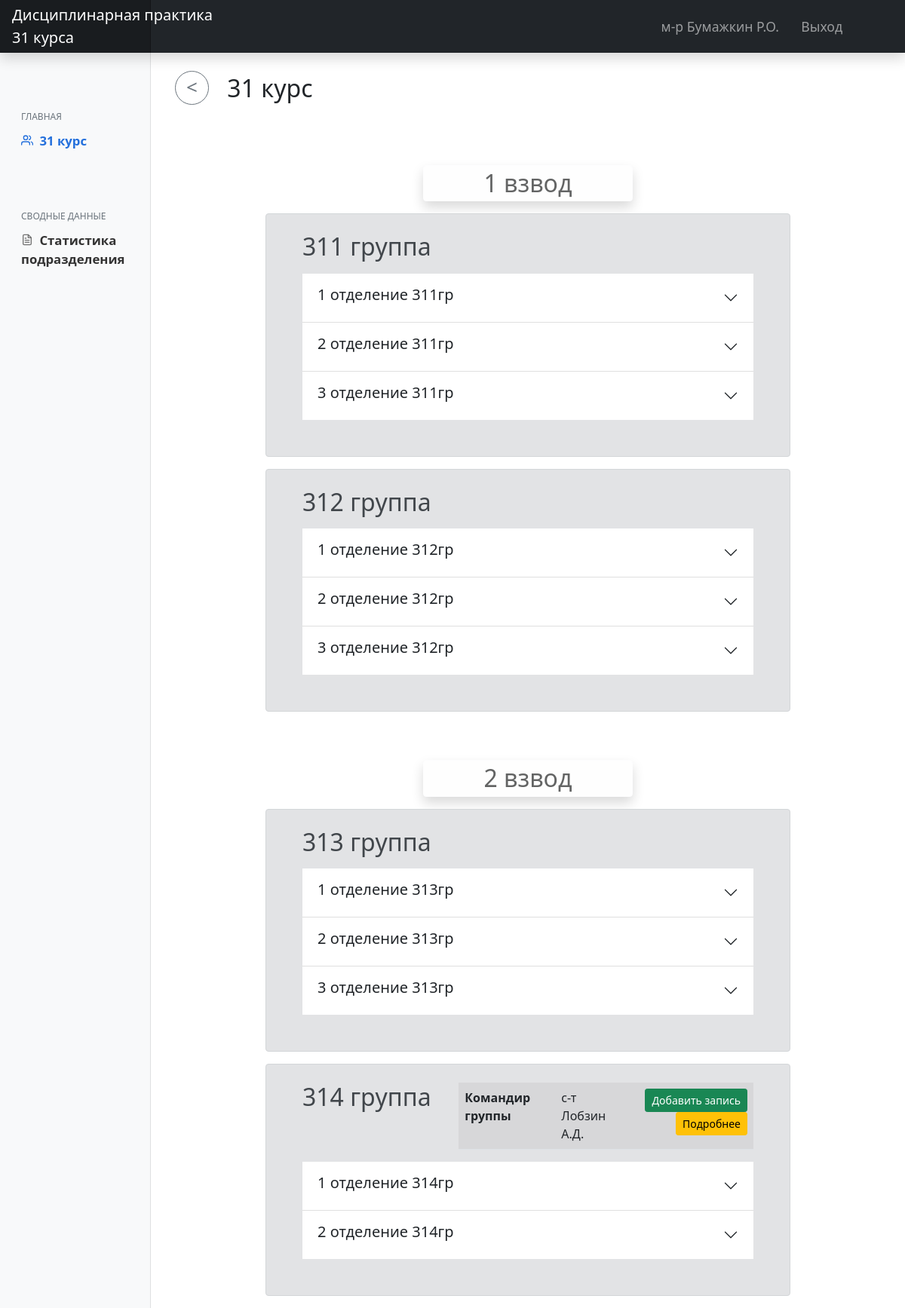
The app's page /group_content/ (signed in) with its own data.
### main/models.py (models this page shows, shortened)
class CustomUser(AbstractUser):
    LS = 1
    KO = 2
    KG = 3
    KOF = 4
    ST = 5
    NK = 6
    ROLE_CHOICES = (
        (LS, 'Курсант'),
        (KO, 'Командир отделения'),
        (KG, 'Командир группы'),
        (KOF, 'Курсовой офицер'),
        (ST, 'Старшина курса'),
        (NK, 'Начальник курса')
    )
    RANG_CHOICES = (
        ('ряд.', 'Рядовой'),
        ('мл.с-т', 'Мл.Сержант'),
        ('с-т', 'Сержант'),
        ('ст.с-т', 'Ст.Сержант'),
        ('пр-к', 'Прапорщик'),
        ('ст.пр-к', 'Ст.Прапорщик'),
        ('л-т', 'Лейтенант'),
        ('ст.л-т', 'Ст.Лейтенант'),
        ('к-н', 'Капитан'),
        ('м-р', 'Майор'),
        ('п/п-к', 'Подполковник'),
        ('п-к', 'Полковник')
    )
    role = models.PositiveSmallIntegerField('Должность', choices=ROLE_CHOICES, blank=True, null=True)
    first_name = models.CharField('Имя', max_length=50, blank=True, null=True)
    last_name = models.CharField('Фамилия', max_length=50, blank=True, null=True)
    surname = models.CharField('Отчество', max_length=50, blank=True, null=True)
    rang = models.CharField('Воинское звание', choices=RANG_CHOICES, max_length=50, blank=True, null=True)
    category = TreeForeignKey('Category', on_delete=models.PROTECT, related_name='staff', verbose_name='Подразделение',
                              blank=True, null=True)
    slug = models.SlugField(max_length=255, help_text='Заполняется автоматически!', db_index=True, blank=True)
    def get_FIO(self):
        if self.last_name:
            return str(self.rang) + ' ' + str(self.last_name) + ' ' + str(self.first_name[0].upper()) + '.' + str(
                self.surname[0].upper()) + '.'
        else:
            return "'unknown'"

class Category(MPTTModel):
    COURSE_TYPE = "course"
    PLATOON_TYPE = "platoon"
    GROUP_TYPE = "group"
    UNIT_TYPE = "unit"
    type_choices = [
        (COURSE_TYPE, "Курс"),
        (PLATOON_TYPE, "Взвод"),
        (GROUP_TYPE, "Группа"),
        (UNIT_TYPE, "Отделение"),
    ]
    title = models.CharField(max_length=50, unique=True, verbose_name='Название позразделения')
    type = models.CharField(choices=type_choices, max_length=25, verbose_name="Тип категории")
    parent = TreeForeignKey('self', on_delete=models.PROTECT, null=True, blank=True, related_name='children',
                            db_index=True, verbose_name='Родительская категория')
    slug = models.SlugField()
    class MPTTMeta:
        order_insertion_by = ['title']
    class Meta:
        unique_together = [['parent', 'slug']]
        verbose_name = 'Категория'
        verbose_name_plural = 'Категории'
    def __str__(self):
        return self.title

### main/views.py (the view)
# urls.py: path('group_content/', GroupsContentView.as_view(), name='view_group_content'),
class GroupsContentView(LoginRequiredMixin, UserPassesTestMixin, ListView):
    def test_func(self):
        return self.request.user.role > CustomUser.LS
    model = CustomUser
    context_object_name = 'cadets'
    template_name = 'main/content_groups.html'
    def get_queryset(self):
        login_user = self.request.user
        main_node = self.request.user.category
        if main_node.is_leaf_node():
            cadets = main_node.staff.exclude(slug=login_user.slug)
        else:
            cadets = CustomUser.objects.none()
            nodes = main_node.get_descendants()
            for node in nodes:
                cadets = cadets | node.staff.all()
        return cadets.order_by('last_name')
    def get_context_data(self, **kwargs):
        context = super().get_context_data(**kwargs)
        context["main_node"] = self.request.user.category
        return context

### main/templates/main/content_groups.html (shortened to what this page needs)
{% extends 'main/layout.html' %}
{% load static %}
{% block content %}
    <h2 class="mt-4 ms-2"><a onclick="history.back();">
        <button class="btn btn-outline-secondary btn-circle btn-sm mb-2 me-3"><</button>
    </a>{{ main_node }}</h2>
    <div class="container mt-4">
        <div class="row justify-content-center">
            {% if main_node.is_leaf_node %}
                <div class="alert alert-secondary px-5 pb-0 pt-4 justify-content-center w-75">
                <div class="col mb-4">
                    <div class="card">
                        <div class="card-header h5">
                            {{ main_node }}
                        </div>
                        <div class="card-body">
                            <table class="table table-striped ">
                                <tbody>
                                {% for cadet in cadets %}
                                    <tr>
                                        <th scope="row">{{ forloop.counter }}</th>
                                        <td>{{ cadet.get_FIO }}</td>
                                        <td class="text-end">
                                            <a class="btn btn-sm btn-success" href="{% url 'create_note' slug=cadet.slug %}">Добавить запись</a>
                                            <a class="btn btn-sm btn-warning" href="{% url 'view_user_notes' slug=cadet.slug %}">Подробнее</a>
                                        </td>
                                    </tr>
                                {% endfor %}
                                </tbody>
                            </table>
                        </div>
                    </div>
                </div>
                </div>
            {% else %}
                {% for platoon_node in main_node.get_children %}
                    {% with forloop.counter as one %}
                    <div class="row justify-content-center">
                        <div class="col-4">
                            <h2 class="alert alert-light text-black mb-3 py-1 mt-5 text-center shadow">{{ platoon_node }}</h2>
                        </div>
                    </div>
                    {% for child_node in platoon_node.get_children %}
                        {% with forloop.counter as two %}
                        <div class="alert alert-secondary px-5 pb-0 pt-4 justify-content-center w-75">
                            <div class="row row-cols-2 justify-content-between">
                                <div class="col-4">
                                    <h2 class="alert-heading mb-3">{{ child_node }}</h2>
                                </div>
                                <div class="col-8">
                                    <table class="table table-striped ">
                                        <tbody>
                                        {% for kg in child_node.staff.all %}
                                            <tr>
                                                <th scope="row">Командир группы</th>
                                                <td>{{ kg.get_FIO }}</td>
                                                <td class="text-end">
                                                    <a class="btn btn-sm btn-success" href="{% url 'create_note' slug=kg.slug %}">Добавить запись</a>
                                                    <a class="btn btn-sm btn-warning"
                                                       href="{% url 'view_user_notes' slug=kg.slug %}">Подробнее</a>
                                                </td>
                                            </tr>
                                        {% endfor %}
                                        </tbody>
                                    </table>
                                </div>
                            </div>
                            <div class="accordion accordion-flush mb-5" id="accordionFlushExample">
                                {% for node in child_node.get_children %}
                                    <div class="accordion-item">
                                        <h2 class="accordion-header" id="heading{{ one }}{{ two }}{{ forloop.counter }}">
                                            <button class="accordion-button collapsed" type="button" data-bs-toggle="collapse"
                                                    data-bs-target="#flush-collapse{{ one }}{{ two }}{{ forloop.counter }}" aria-expanded="false"
                                                    aria-controls="flush-collapse{{ one }}{{ two }}{{ forloop.counter }}">
                                                <h5>
                                                    {{ node }}
                                                </h5>
                                            </button>
                                        </h2>
                                    </div>
                                {% endfor %}
                            </div>
                        </div>
                    {% endwith %}
                    {% endfor %}
                {% endwith %}
                {% endfor %}
            {% endif %}
    </div>
{% endblock %}

### main/templates/main/layout.html (shortened to what this page needs)
{% load static %}
<!DOCTYPE html>
<html lang="ru">
<head>
    <link rel="stylesheet" href="{% static 'main/css/main.css' %}">
    <link rel="stylesheet" href="{% static 'main/css/bootstrap.min.css' %}">
    <link href="{% static 'main/js/main.js' %}" rel="stylesheet">
  </head>
  <body>
  <header class="navbar navbar-dark sticky-top bg-dark flex-md-nowrap p-0 shadow">
      <a href="{% url 'home' %}" class="navbar-brand col-md-3 col-lg-2 me-0 px-3 text-start">Дисциплинарная практика<br>31 курса</a>
      <div class="navbar-nav">
          <div class="row row-cols-2 mx-2 gx-5">
              <div class="nav-item text-nowrap">
                  <a class="nav-link nav-el">{{ request.user.get_FIO }}</a>
              </div>
              <div class="nav-item text-nowrap">
                  <a class="nav-link nav-el px-3" href="{% url 'logout' %}">Выход</a>
              </div>
          </div>
      </div>
  </header>
  <div class="container-fluid">
      <div class="row">
          <nav id="sidebarMenu" class="col-md-3 col-lg-2 d-md-block bg-light sidebar collapse">
              <div class="position-sticky pt-5">
                  <h6 class="sidebar-heading d-flex justify-content-between align-items-center px-3 mb-1 text-muted">
                      Главная</h6>
                  <ul class="nav flex-column">
                      {% if request.user.role > 1 %}
                      <li class="nav-item">
                          <a class="nav-link active" aria-current="page" href="{% url 'view_group_content' %}">
                              <span data-feather="users"></span>
                              {{ request.user.category.title }}
                          </a>
                      </li>
                      {% endif %}
                  </ul>
                  {% if request.user.role > 1 %}
                  <h6 class="sidebar-heading d-flex justify-content-between align-items-center px-3 pt-5 mt-4 mb-1 text-muted">
                      сводные данные</h6>
                  <ul class="nav flex-column mb-2">
                      <li class="nav-item">
                          <a class="nav-link" href="{% url 'statistica' %}">
                              <span data-feather="file-text"></span>
                              Статистика подразделения
                          </a>
                      </li>
                  </ul>
                  {% endif %}
              </div>
    </nav>
    <main class="col-md-9 ms-sm-auto col-lg-10 px-md-4">
        {% block content %}{% endblock %}
    </main>
  </div>
</div>
  </body>
</html>

### main/static/main/css/main.css (style rules this page uses)
body { font-size: .875rem; }
.feather { width: 16px; height: 16px; vertical-align: text-bottom; }
.sidebar { position: fixed; top: 0; bottom: 0; left: 0; z-index: 100; padding: 100px 0 0; box-shadow: inset -1px 0 0 rgba(0, 0, 0, .1); }
.sidebar .nav-link { font-weight: 600; color: #333; font-size: 1.05rem; }
.sidebar .nav-link .feather { margin-right: 4px; margin-bottom: 4px; color: #727272; }
.sidebar .nav-link { transition: transform .3s ease-out; }
.sidebar .nav-link.active { color: #2470dc; }
.sidebar .nav-link:hover .feather, .sidebar .nav-link.active .feather { color: inherit; }
.sidebar-heading { font-size: .75rem; text-transform: uppercase; }
.navbar-brand { padding-top: .75rem; padding-bottom: .75rem; font-size: 1.15rem; background-color: rgba(0, 0, 0, .25); box-shadow: inset -1px 0 0 rgba(0, 0, 0, .25); }
.nav-el { font-size: 1.1rem; }
.btn-circle.btn-sm { width: 45px; height: 45px; padding-top: 0px; padding-bottom: 3px; border-radius: 60px; font-size: 26px; text-align: center; }

### records on screen
CustomUser: user.get_FIO "м-р Бумажкин Р.О.", user.category "31 курс"
Category: title "31 курс"
Category: title "1 взвод"
Category: title "311 группа"
Category: title "1 отделение 311гр"
Category: title "2 отделение 311гр"
Category: title "3 отделение 311гр"
Category: title "312 группа"
Category: title "1 отделение 312гр"
Category: title "2 отделение 312гр"
Category: title "3 отделение 312гр"
Category: title "2 взвод"
Category: title "313 группа"
Category: title "1 отделение 313гр"
Category: title "2 отделение 313гр"
Category: title "3 отделение 313гр"
Category: title "314 группа"
CustomUser: get_FIO "с-т Лобзин А.Д."
Category: title "1 отделение 314гр"
Category: title "2 отделение 314гр"
